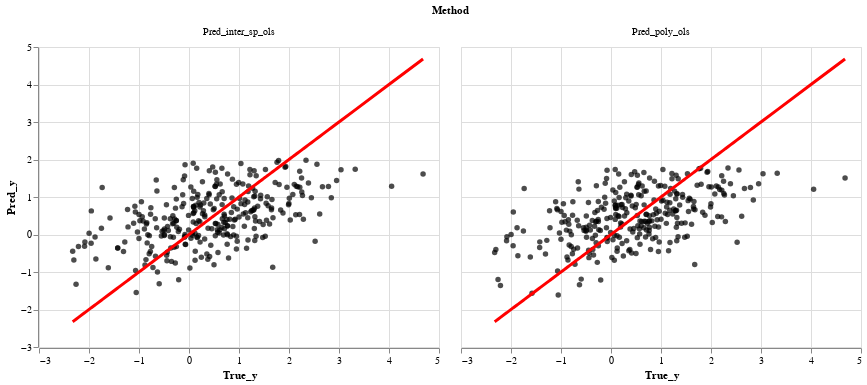

Notebook source saved alongside this figure:
### Code cell
mc = Metric(y_true=m.test_y,y_pred=list(m.all_test_predict.values()),y_pred_name=list(m.all_test_predict.keys()))
mc.plot_TvP(engine='alt')

### Figure 1 — Vega-Lite specification as saved in the notebook (floating-point values rounded to 4 significant figures; data arrays with more than 128 entries replaced by an {"elided": "..."} marker saying what was removed)
{"config": {"view": {"continuousWidth": 400, "continuousHeight": 300}}, "data": {"name": "data-3aa359e364093aa92c191c674b2ffa46"}, "facet": {"field": "Method", "type": "nominal"}, "spec": {"layer": [{"mark": {"type": "circle", "color": "black"}, "encoding": {"tooltip": [{"field": "Time", "format": "%Y/%m/%d %H:%M:%S", "type": "temporal"}], "x": {"field": "True_y", "type": "quantitative"}, "y": {"field": "Pred", "type": "quantitative"}}}, {"mark": {"type": "line", "color": "red", "size": 3}, "encoding": {"x": {"field": "True_y", "type": "quantitative"}, "y": {"field": "True_y", "title": "Pred_y", "type": "quantitative"}}}]}, "$schema": "https://vega.github.io/schema/vega-lite/v4.17.0.json", "datasets": {"data-3aa359e364093aa92c191c674b2ffa46": {"elided": "600 records"}}}
